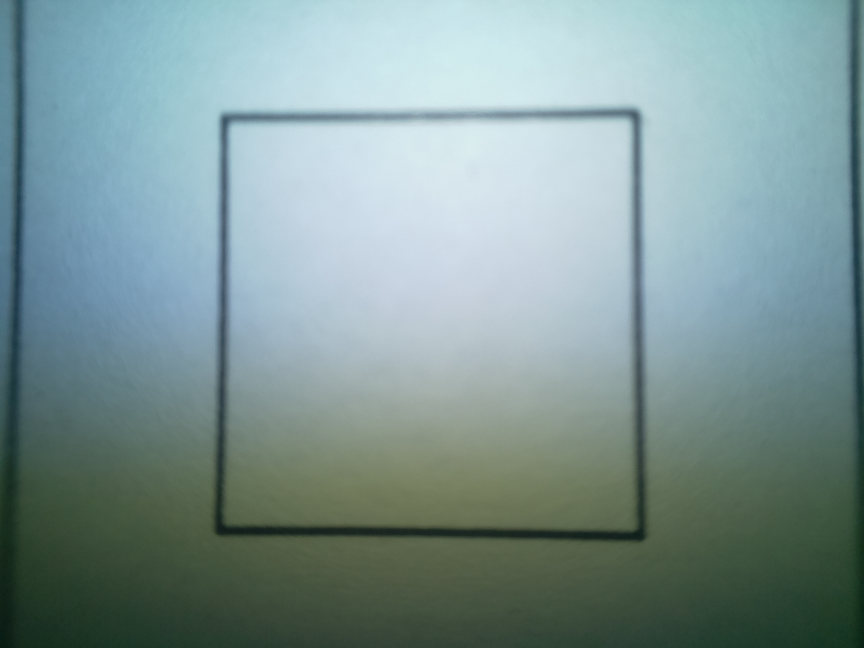
#> input picture tools/distance_measure/testimages/distance/picture4.jpeg, 2592 x 1944 px (shown at 1/3 size)
$ python find_rectangle.py
#> lines starting #> are read from the running program, lines starting #| are printed output that depends on the picture; after the words box and inside, x2 and y2 are one past the last pixel; in counts of white or black regions, pixels touching at a corner belong together
#> further down, img1 is the input picture: shape (1944, 2592, 3); mean B, G, R 149.9, 150.5, 126.4
"Find rectangles in image"
from statistics import mean, stdev
from pathlib import Path
import cv2

_DEBUG = False

def zoom(img, scale=20):
    "scale in procent"
#> called with scale = 20
    dim = (int(img.shape[1] * scale / 100), int(img.shape[0] * scale / 100))
#> dim = (518, 388)
    return cv2.resize(img, dim, interpolation = cv2.INTER_AREA)
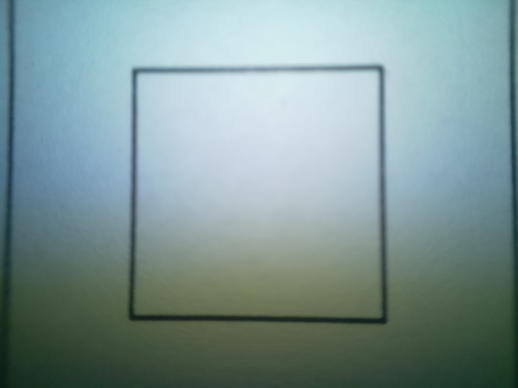
#> returned value: shape (388, 518, 3); mean of channels 0, 1, 2 149.9, 150.5, 126.4; drawn as B, G, R

def img_filter(image):
    "filter image"
    gray = cv2.cvtColor(image, cv2.COLOR_BGR2GRAY)
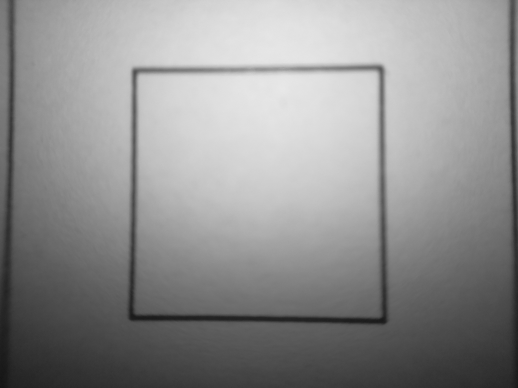
#> gray: shape (388, 518); min 20, max 232, mean 143.2
    thresh = cv2.adaptiveThreshold(gray,255,cv2.ADAPTIVE_THRESH_GAUSSIAN_C, cv2.THRESH_BINARY_INV,151,9)
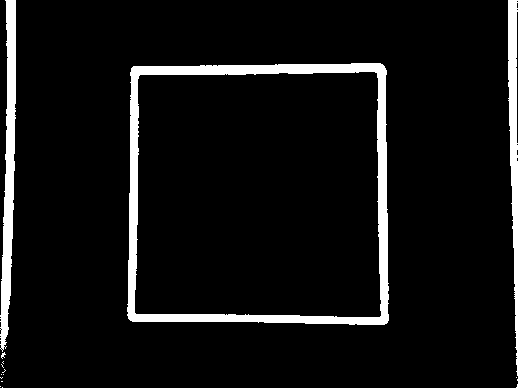
#> thresh: shape (388, 518); 6.9% white; 16 white regions (13 under 20 px)
    #blurred = cv2.GaussianBlur(gray, (3, 3), 0)
    #thresh2 = cv2.adaptiveThreshold(blurred,255,cv2.ADAPTIVE_THRESH_GAUSSIAN_C, cv2.THRESH_BINARY_INV,151,9)
    #canny = cv2.Canny(thresh, 120, 255, 1)
    return thresh

def find_rect(img):
    "input must be binary"
    min_percent = 15    # persent
    max_square_dif = 15 # persent
    max_stdev = 0.1
    max_area = img.shape[0] * img.shape[1]
#> max_area = 200984
    min_area = max_area * min_percent / 100
#> min_area = 30147.6
    rectangles = []
    #contours, hierarchy = cv2.findContours(img, cv2.RETR_EXTERNAL, cv2.CHAIN_APPROX_SIMPLE)
    contours, hierarchy = cv2.findContours(img, cv2.RETR_LIST, cv2.CHAIN_APPROX_SIMPLE)
#> contours = 20 contours, 16 with area under 20; largest, box (x1, y1, x2, y2) and area: (127, 63, 389, 325) 66061, (134, 71, 382, 318) 58532, (0, 0, 16, 352) 2763, (508, 0, 518, 376) 1866
    if _DEBUG:
        print("number contours", len(contours))
    for contour in contours:
        area = cv2.contourArea(contour)
        (x,y,w,h) = cv2.boundingRect(contour)
        if area < min_area:
            if _DEBUG:
                print(f"dropping - to small: {area} ({100*area/max_area:.1f}%) pos {x}, {y} Width {w}, {h}")
        else:
            rect = cv2.minAreaRect(contour)
            #check square
            size = rect[1]
            if abs(size[0]-size[1])/size[0]>max_square_dif/100:
                print(f"this is not a square: {rect}")
            else:
                rectangles.append(rect)
                if _DEBUG:
                    print(f"Rect (center, size, angle) {rect}, Area {area}")
#> this loop made 20 passes
#> (area, x, y, w, h, rect) on passes 17 to 18: (58532, 134, 71, 248, 247, ((257.5, 194), (246, 247), -90)), (66061, 127, 63, 262, 262, ((257.5, 193.5), (261, 261), -90))
#> (area, x, y, w, h) on passes 19 to 20: (1866.5, 508, 0, 10, 376), (2763, 0, 0, 16, 352)
#> after the loop, rectangles = [((257.5, 194), (246, 247), -90), ((257.5, 193.5), (261, 261), -90)]
                #box = cv2.boxPoints(rect)
    if _DEBUG:
        print("Rectangles", rectangles)
    sizes = []
    for rect in rectangles:
        sizes.append(rect[1][0])
        sizes.append(rect[1][1])
#> this loop made 2 passes
#> rect on passes 1 to 2: ((257.5, 194), (246, 247), -90), ((257.5, 193.5), (261, 261), -90)
#> after the loop, sizes = [246, 247, 261, 261]
    if len(sizes)==0:
        return None
    if _DEBUG:
        print("Sizes", sizes)
        print("Mean", mean(sizes))
        print("Stdev", stdev(sizes))
        print(stdev(sizes)/img.shape[0])
    if stdev(sizes)/img.shape[0]>max_stdev:
        print("stdev er for stor")
        print(sizes)
        print(mean(sizes))
        print(stdev(sizes))
        return None
    return mean(sizes)

def find_rectangle(imag):
    #img1 = cv2.imread(str(file))
    #img2 = zoom(img1, 20)
    imag3 = img_filter(imag)
    return find_rect(imag3)

if __name__ == "__main__":
    myfolder = Path(__file__).parent / 'testimages' / 'distance'
    file = myfolder / 'picture4.jpeg'
    img1 = cv2.imread(str(file))
    img2 = zoom(img1, 20)
    img3 = img_filter(img2)
    squaresize = find_rect(img3)
#> squaresize = 253.8
    print("rectangle size",squaresize)
#| rectangle size 253.75
